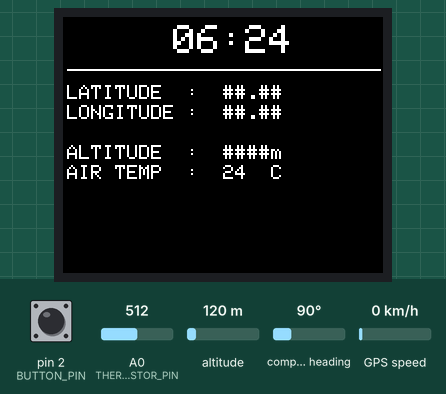
Recording of a sketch running on a simulated Arduino Uno, built for the host (arithmetic inside an expression is 32-bit, double 64-bit). Parts: 160×128 colour display. Inputs (shaded band) come from the test bench; at power-on: pin 2 (BUTTON_PIN) HIGH, A0 (THERMISTOR_PIN) = 512, altitude 120 m, compass heading 90°, GPS speed 0 km/h. Storage starts empty; the GPS gets a fix after 3 s at 37.7749, -122.4194 with 8 satellites; what the sketch prints to the serial monitor is not drawn.

Above: at 1.7 s.
1.8 s: pin 2 (BUTTON_PIN) pulled LOW for 0.15 s
At 4.9 s:
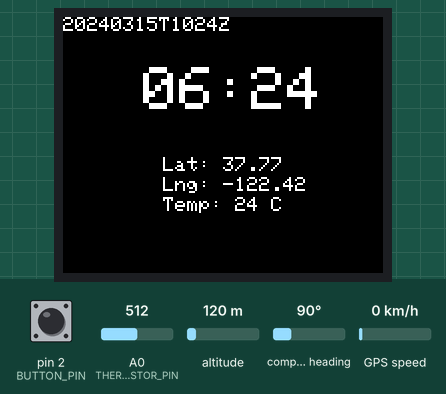
5.7 s: pin 2 (BUTTON_PIN) pulled LOW for 1 s
At 6.4 s:
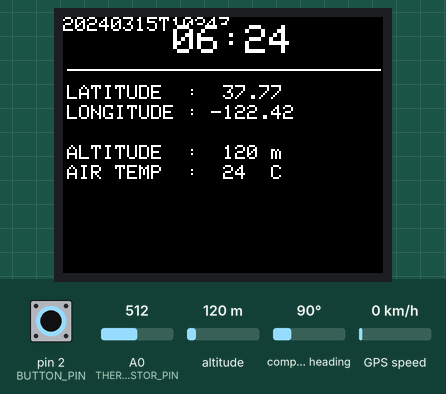
8.2 s: pin 2 (BUTTON_PIN) pulled LOW for 0.15 s
At 9.4 s:
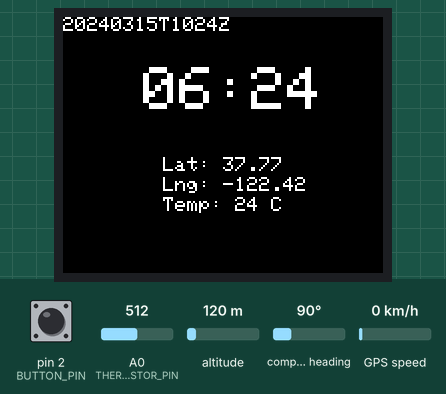
9.8 s: A0 (THERMISTOR_PIN) set to 716
At 10.8 s:
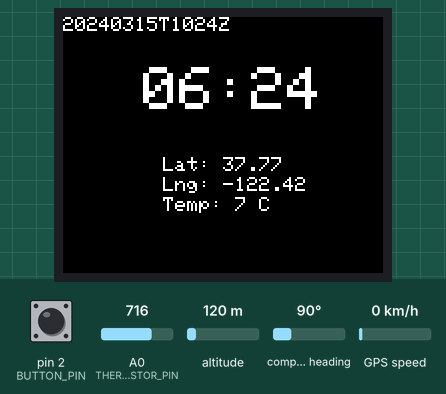
11.8 s: A0 (THERMISTOR_PIN) set to 992
At 13.0 s:
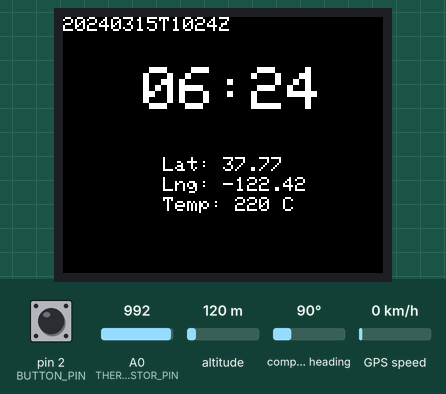
13.8 s: A0 (THERMISTOR_PIN) set to 1010
At 31.9 s:
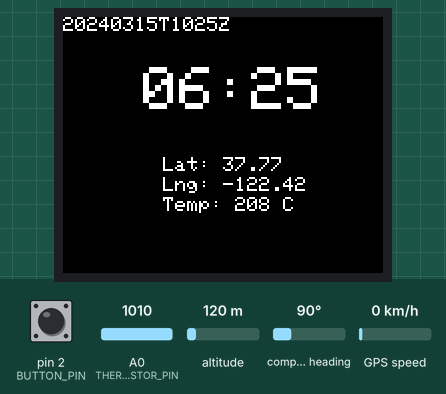
Timing chart, 0 to 33.0 s (numbered marks = the images above; inputs shaded):
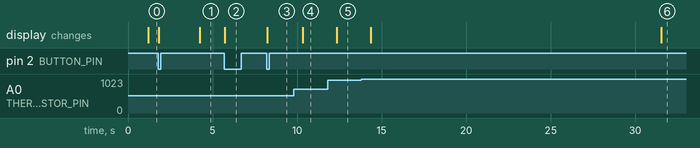

The sketch:

hickingtracker.ino
```cpp
#include "Controller.h"


Controller controller;

void setup() {
  controller.init();
  pinMode(BUTTON_PIN, INPUT_PULLUP);
  attachInterrupt(digitalPinToInterrupt(BUTTON_PIN), buttonPressed, FALLING);
}

void loop() {
	controller.refresh();
	controller.sleep(1000);
}

void buttonPressed(){
  if(!digitalRead(2)) {
    controller.switchScreen();
  }
}
```

Controller.cpp
```cpp
#include "Controller.h"
#include "Arduino.h"

#include "GPSTrackingMemory.h"
#include "Sensors.h"

#include <TinyGPS++.h>
#include <Adafruit_GFX.h>
#include <Adafruit_ST7735.h>
#include <SPI.h>
#include <SD.h>


Controller::Controller() {
	return;
}

void Controller::init() {
  this->disp.initR(INITR_BLACKTAB);
  this->disp.setRotation(1);
  this->disp.fillScreen(ST77XX_BLACK);
  this->refresh();

  //init SD card
  Serial.begin(9600);
}

void Controller::switchScreen() {
  this->curr_screen = (this->curr_screen + 1)%NB_SCREENS;
  this->disp.fillScreen(ST77XX_BLACK);
  this->refresh();
	return;
}

void Controller::sleep(int period) {
	unsigned long start = millis();
	do {
		this->sensors.update();
	} while(millis() - start < period);
	return;
}

const void Controller::refresh() {
  noInterrupts();
	TinyGPSPlus* gps = this->sensors.getGPSData();

  if(gps->time.isValid() && gps->date.isValid() && gps->location.isValid()) {
    char timestamp[21] = "";
    format_timestamp(timestamp, gps->date.year(), gps->date.month(), gps->date.day(), gps->time.hour(), gps->time.minute());
    this->disp.setCursor(0, 0);
    this->disp.print(timestamp);
    if(this->tracking_mem == nullptr && SD.begin(SD_PIN))
      this->tracking_mem = new GPSTrackingMemory(timestamp);
  }

  if(curr_screen == Main) {
    this->disp.setTextColor(ST77XX_WHITE, ST77XX_BLACK);
    this->disp.setTextSize(3);
    this->disp.setCursor(40, 25);
    if(gps->time.isValid()) {
      int local_hour = (gps->time.hour()+LOCAL_TIME)%24;
      if(local_hour < 0)
        local_hour += 24;
      if(local_hour < 10)
        this->disp.print('0');
      this->disp.print(local_hour);
      this->disp.print(F(":"));
      if(gps->time.minute() < 10)
        this->disp.print('0');
      this->disp.print(gps->time.minute());
    } else {
      this->disp.print(F("##:##"));
    }
    this->disp.setTextSize(1);

    this->disp.setCursor(50, 70);
    this->disp.print(F("Lat: "));
    if (gps->location.isValid())
      this->disp.print(gps->location.lat(), 2);
    else
      this->disp.print(F("None"));
    this->disp.print(' ');

    this->disp.setCursor(50, 80);
    this->disp.print(F("Lng: "));
    if (gps->location.isValid())
      this->disp.print(gps->location.lng(), 2);
    else
      this->disp.print(F("None"));
    this->disp.print(F(" "));

    this->disp.setCursor(50, 90);
    this->disp.print(F("Temp: "));
    this->disp.print((uint8_t)this->sensors.getTemperature());
    this->disp.print(F(" C  "));
  } else if(curr_screen == Detail) {
    this->disp.setTextColor(ST77XX_WHITE, ST77XX_BLACK);
    this->disp.setTextSize(2);
    this->disp.setCursor(55, 4);
    if(gps->time.isValid()) {
      int local_hour = (gps->time.hour()+LOCAL_TIME)%24;
      if(local_hour < 10)
        this->disp.print('0');
      this->disp.print(local_hour);
      this->disp.print(":");
      if(gps->time.minute() < 10)
        this->disp.print('0');
      this->disp.print(gps->time.minute());
    } else {
      this->disp.print(F("##:##"));
    }

    this->disp.drawLine(2, 26, 158, 26, ST77XX_WHITE);

    this->disp.setTextSize(1);
    this->disp.setCursor(2, 34);
    this->disp.print(F("LATITUDE  : "));
    if (gps->location.isValid()) {
      if(gps->location.lat() >= 0)
        this->disp.print(" ");
      this->disp.print(gps->location.lat(), 2);
    } else
      this->disp.print(F(" ##.##"));
    this->disp.print(' ');

    this->disp.setCursor(2, 44);
    this->disp.print(F("LONGITUDE : "));
    if (gps->location.isValid()) {
      if(gps->location.lng() >= 0)
        this->disp.print(" ");
      this->disp.print(gps->location.lng(), 2);
    } else
      this->disp.print(F(" ##.##"));
    this->disp.print(F(" "));

    this->disp.setCursor(2, 64);
    this->disp.print(F("ALTITUDE  :  "));
    if (gps->altitude.isValid()) {
      this->disp.print((uint16_t)gps->altitude.meters());
      if(gps->altitude.meters() < 1000)
        this->disp.print(' ');
      if(gps->altitude.meters() < 100)
        this->disp.print(' ');
      if(gps->altitude.meters() < 10)
        this->disp.print(' ');
      this->disp.print('m');
    } else
      this->disp.print(F("####m"));

    this->disp.setCursor(2, 74);
    this->disp.print(F("AIR TEMP  : "));
    int temp = (int8_t)this->sensors.getTemperature();
    if(temp >= 0)
      this->disp.print(' ');
    this->disp.print(temp);
    this->disp.print(F("  C"));
  }
  interrupts();
	return;
}
```

Controller.h
```cpp
#ifndef Controller_h
#define Controller_h

#include "Arduino.h"

#include "GPSTrackingMemory.h"
#include "Sensors.h"

#include <TinyGPS++.h>
#include <Adafruit_GFX.h>
#include <Adafruit_ST7735.h>
#include <SPI.h>
#include <SD.h>

#define NB_SCREENS (uint8_t)2;
enum Screen {Main, Detail};

#define TFT_CS   (uint8_t)7
#define TFT_RST  (uint8_t)8
#define TFT_DC   (uint8_t)9

#define TFT_MOSI (uint8_t)11
#define TFT_SCLK (uint8_t)13

#define BUTTON_PIN (uint8_t)2

#define SD_PIN (uint8_t)10

#define LOCAL_TIME (int8_t)-4


class Controller {
public:
	Controller();
  void init();
	void switchScreen();
	void sleep(const int time);
	const void refresh();
private:
  Screen curr_screen = Detail;

	Sensors sensors {};
  Adafruit_ST7735 disp {TFT_CS, TFT_DC, TFT_RST};
	GPSTrackingMemory* tracking_mem = nullptr;
};


#endif
```

GPSTrackingMemory.cpp
```cpp
#include "GPSTrackingMemory.h"
#include "Arduino.h"
#include <SPI.h>
#include <SD.h>


void format_timestamp(char timestamp[], int year, int month, int day, int hour, int minute) {
  sprintf(timestamp, "%04d%02d%02dT%02d%02dZ", year, month, day, hour, minute);
  return;
}


GPSTrackingMemory::GPSTrackingMemory(char name[]) {
  Serial.println("20221127T1245Z");
  SD.open("20221127T1245Z", FILE_WRITE);
  Serial.println(SD.exists("20221127T1245Z"));
  return;
}
```

GPSTrackingMemory.h
```cpp
#ifndef GPSTrackingMemory_h
#define GPSTrackingMemory_h

#include "Arduino.h"
#include <SPI.h>
#include <SD.h>


void format_timestamp(char timestamp[], int year, int month, int day, int hour, int minute);


class GPSTrackingMemory {
public:
	explicit GPSTrackingMemory(char name[]);
	//void seek(int line);
	//void add(GPSPos new_pos);
	//GPSPos getNext();
private:
  char name[21] = "";
	//File path_file;
	//int nb_pos;
};


#endif
```

Sensors.cpp
```cpp
#include "Sensors.h"
#include "Arduino.h"

#include <TinyGPS++.h>
#include <SoftwareSerial.h>


Sensors::Sensors() {
	this->gpsSerial.begin(GPS_BAUD);
	return;
}

void Sensors::update() {
	while(this->gpsSerial.available()) {
		gps.encode(gpsSerial.read());
	}
	return;
}

const float Sensors::getTemperature() {
	float RT, VR, ln, TX, VRT;

	VRT = analogRead(THERMISTOR_PIN);
	VRT = (5. / 1023.) * VRT;
	VR = 5. - VRT;
	RT = VRT / (VR / R1);

	ln = log(RT / RT0);
	TX = (1 / ((ln / B) + (1 / T0)));

	TX = TX - 273.15;
	return TX;
}

TinyGPSPlus* Sensors::getGPSData() {
	return &this->gps;
}
```

Sensors.h
```cpp
#ifndef Sensors_h
#define Sensors_h

#include "Arduino.h"

#include <TinyGPS++.h>
#include <SoftwareSerial.h>

#define RT0 (uint16_t)10000
#define T0 (float)298.15 //273.15 + 25 = 298.15K
#define B (uint16_t)3950

#define R1 (uint16_t)10000
#define THERMISTOR_PIN A0

#define GPS_RXPIN (uint8_t)3 //white
#define GPS_TXPIN (uint8_t)4 //green
#define GPS_BAUD (uint16_t)9600


class Sensors {
public:
	Sensors();
	void update();
	const float getTemperature();
	TinyGPSPlus* getGPSData();
private:
	TinyGPSPlus gps {};
	SoftwareSerial gpsSerial {GPS_RXPIN, GPS_TXPIN};
};


#endif
```

Measured:
- after the input at 1.8 s, the display: first changes at once (image 1 shows a later state)
- after the input at 5.7 s, the display: changes at once (image 2)
- after the input at 8.2 s, the display: changes at once (image 3)
- after the input at 9.8 s, the display: changes after 0.52 s (image 4)
- after the input at 11.8 s, the display: changes after 0.54 s (image 5)
- after the input at 13.8 s, the display: first changes after 0.56 s (image 6 shows a later state)
